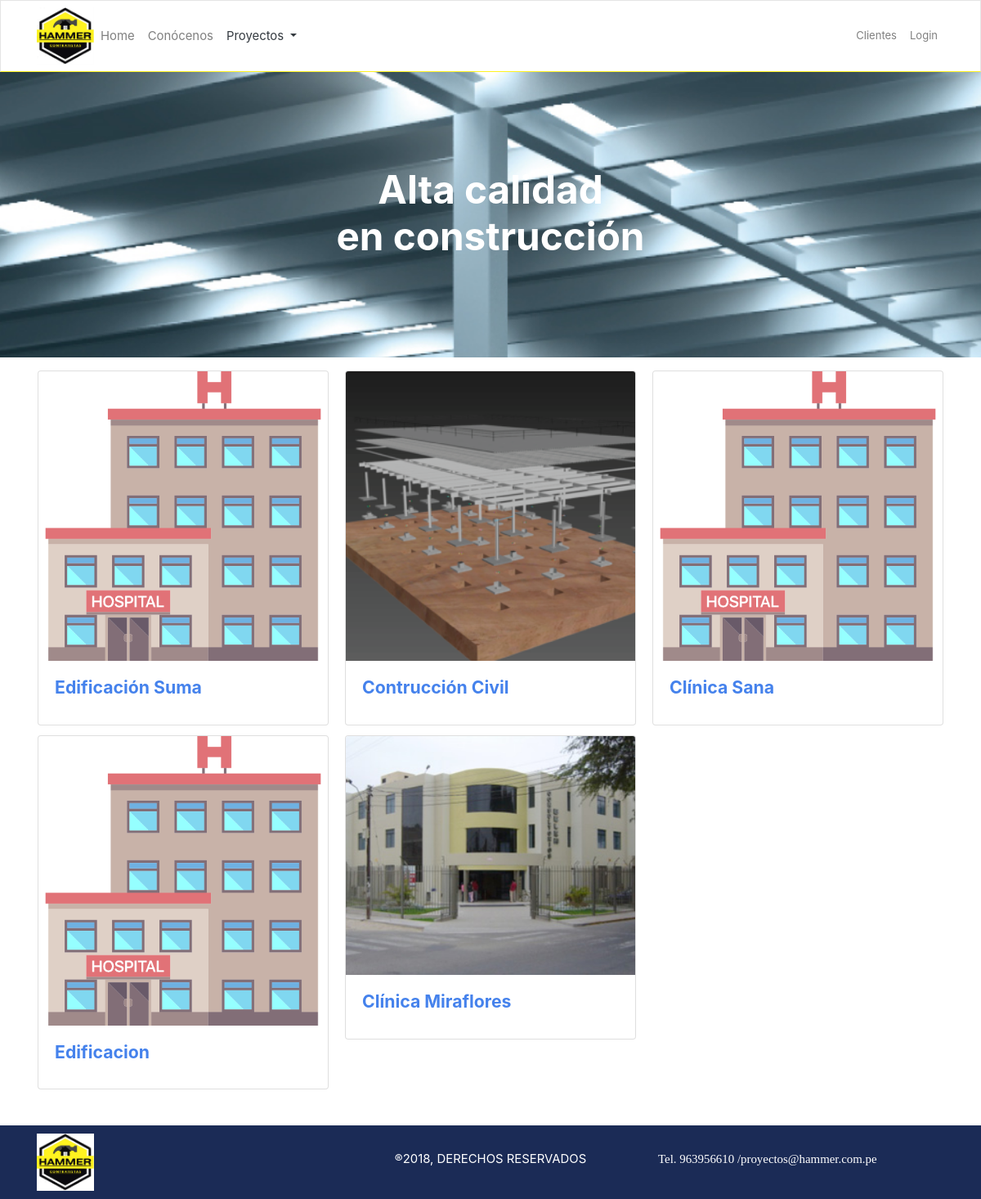
Page /HammerProyectos/concluidos on the committed database.
### tables this page shows
CREATE TABLE `proyecto` (
  `id` int(11) NOT NULL,
  `servicio_id` int(11) NOT NULL,
  `nombre` text NOT NULL,
  `tipo` enum('proceso','concluido') NOT NULL,
  `cliente_id` int(11) NOT NULL,
  `fecha` date NOT NULL,
  `img_principal` varchar(150) DEFAULT NULL,
  `descripcion` text NOT NULL,
  `slug` varchar(255) NOT NULL
);

### application/controllers/HammerProyectos.php (called while the page is built, shortened)
<?php
class HammerProyectos extends CI_Controller {
	public function __construct()
	{
		$this->load->helper('url');
		$this->load->library('pagination');
		$this->load->model('Proyecto');
	}
	public function concluidos()
	{
		if($this->uri->segment(3)){
			$pagina = $this->uri->segment(3);
		}else{
			$pagina = 0;
		}
		$porpagina = 6;
		$datos = $this->Proyecto->getTodosPaginacion('concluido',$pagina,$porpagina,"limit");
		$opc = 3;
		$this->load->view('templates/header');
		$this->load->view('proyectos',compact('datos','cuantos','pagina','opc'));
		$this->load->view('templates/footer');
	}
}

### index.php (called while the page is built, shortened)
<?php
require_once BASEPATH.'core/CodeIgniter.php';

### application/models/Proyecto.php (called while the page is built, shortened)
<?php
class Proyecto extends CI_Model {
	public function getTodosPaginacion($tipo,$pagina,$porpagina,$quehago){
		switch($quehago){
			case 'limit';
				$query = $this->db
						->select("proyecto.id as v1,proyecto.servicio_id as v2,servicios.servicio as v3,proyecto.nombre as v4,proyecto.img_principal as v5, proyecto.descripcion as v6")
						->from("proyecto")
						->join('servicios', 'servicios.id = proyecto.servicio_id')
						->where('proyecto.tipo',$tipo)
						->limit($porpagina,$pagina)
						->order_by("proyecto.id","DESC")
						->get();
				return $query->result();
			break;
			case 'cuantos';
				$query = $this->db
						->select("proyecto.id as v1,proyecto.servicio_id as v2,servicios.servicio as v3,proyecto.nombre as v4,proyecto.img_principal as v5, proyecto.descripcion as v6")
						->from("proyecto")
						->join('servicios', 'servicios.id = proyecto.servicio_id')
						->where('proyecto.tipo',$tipo)
						->count_all_results();
				return $query;
			break;
		}
	}
}

### application/views/proyectos.php (the view, shortened to what this page needs)
<section class="proyecto text-center">
	<h2 class="titulo-p"> Alta calidad <br>en construcción </h2>
</section>
<section class="container p-3">
	<?php if ($opc == 3): ?>
				<?php if (count($datos) > 0): ?>
					<div class="card-columns">
					<?php foreach ($datos as $dato): ?>
						<div class="card">
						    <img class="card-img-top" src="<?=base_url()?>assets/imgs/proyectos/<?=$dato->v5?>" alt="Card image cap">
						    <div class="card-body">
						      <a class="enlace" nameproyecto="<?=$dato->v4?>" idproyecto="<?=$dato->v1?>" descripcion="<?=$dato->v6?>" href="#"><h5 class="card-title"><?=$dato->v4?></h5></a>
						    </div>
						  </div>
					<?php endforeach ?>
				</div>
				<?php endif ?>
	<?php endif ?>
</section>

### assets/css/conocenos.css (style rules this page uses)
.proyecto { margin-top: -33px; background: url(../imgs/slide_proy.jpg); background-size: cover; background-repeat: no-repeat; background-position: center; background-attachment: fixed; padding: 50px; height: 350px; color: #fff; }
.proyecto .titulo-p { margin-top: 6%; font-size: 2.8em; }

### rows in the picture
proyecto: img_principal (picture), nombre "Edificación Suma"
proyecto: img_principal (picture), nombre "Edificacion"
proyecto: img_principal (picture), nombre "Contrucción Civil"
proyecto: img_principal (picture), nombre "Clínica Miraflores"
proyecto: img_principal (picture), nombre "Clínica Sana"
